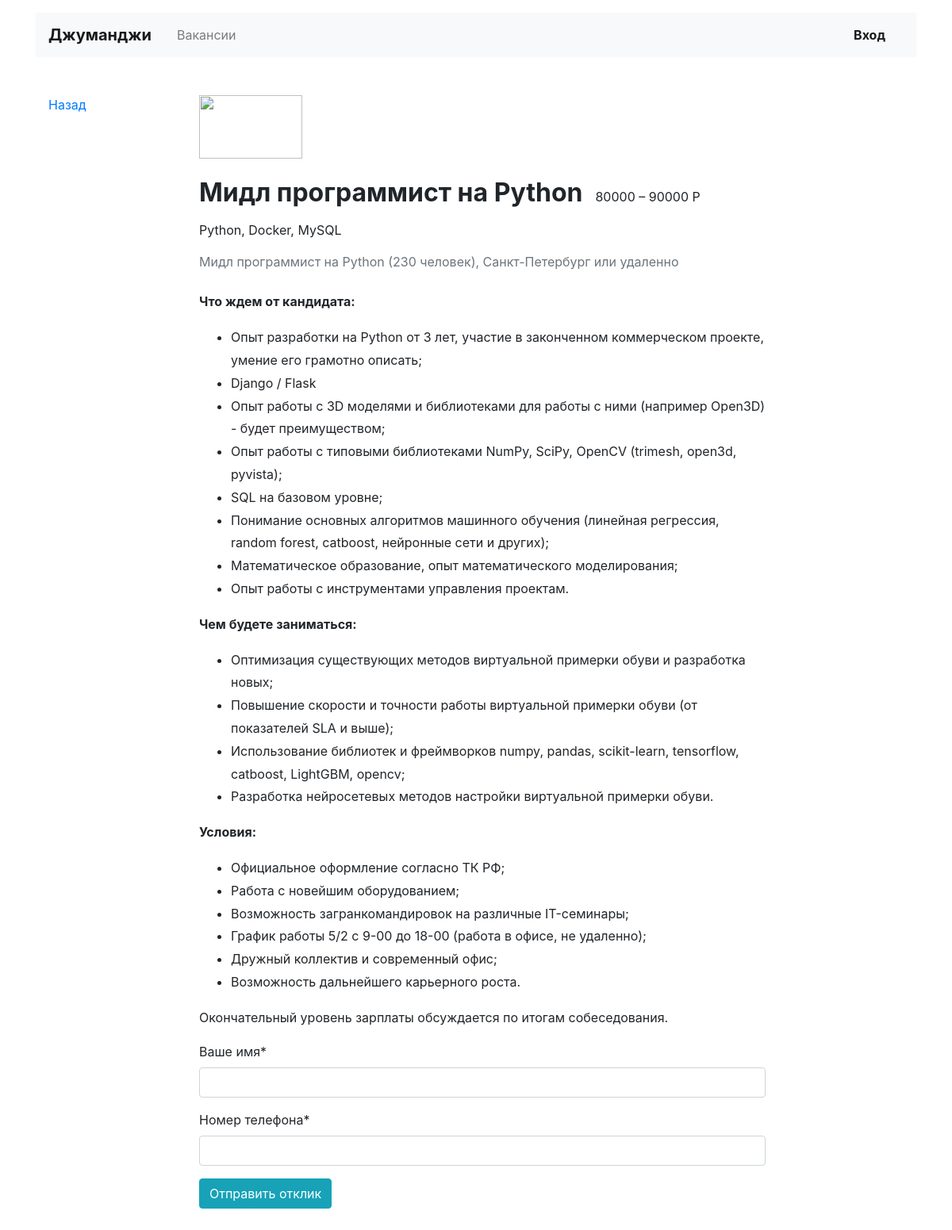
The app's page /vacancies/4/ with its own data.
### vacancies/models.py (models this page shows, shortened)
class Vacancy(models.Model):
    title = models.CharField(max_length=70)
    specialty = models.ForeignKey(Specialty, on_delete=models.CASCADE, related_name="vacancies")
    company = models.ForeignKey(Company, on_delete=models.CASCADE, related_name="vacancies")
    skills = models.CharField(max_length=80)
    description = models.TextField()
    salary_min = models.IntegerField()
    salary_max = models.IntegerField()
    published_at = models.DateField()

class Company(models.Model):
    title = models.CharField(max_length=50)
    location = models.CharField(max_length=45)
    logo = models.ImageField(upload_to=MEDIA_COMPANY_IMAGE_DIR)
    description = models.TextField()
    employee_count = models.IntegerField()
    owner = models.OneToOneField(get_user_model(), on_delete=models.CASCADE, null=True)

### vacancies/views/vacancies.py (the view, shortened to what this page needs)
# urls.py: path('vacancies/<pk>/', ApplicationSendView.as_view(), name='application_vacancy'),
class ApplicationSendView(View):
    def get(self, request, pk):
        vacancy = get_object_or_404(Vacancy, pk=pk)
        return render(request, 'vacancies/vacancy.html', context={
            'form': ApplicationSendForm,
            'vacancy': vacancy,
        })

### vacancies/templates/vacancies/vacancy.html (shortened to what this page needs)
{% extends "vacancies/base.html" %}
{% block container %}
  <link rel="stylesheet" href="https://stackpath.bootstrapcdn.com/bootstrap/4.3.1/css/bootstrap.min.css">
</head>
{% load crispy_forms_tags %}
<body>
  <header class="container mt-3">
    <nav class="navbar navbar-expand-lg navbar-light bg-light">
      <a class="navbar-brand mr-4 font-weight-bold" href="/">Джуманджи</a>
      <div class="collapse navbar-collapse justify-content-between" id="navbarNav">
        <ul class="navbar-nav col-10">
          <li class="nav-item">
            <a class="nav-link" href="{% url 'vacancies' %}">Вакансии</a>
          </li>
        </ul>
        <ul class="navbar-nav col-2 justify-content-end">
          <li class="nav-item active">
            {% if user.is_authenticated %}
              <a href="{% url 'mycompany' %}" class="nav-link font-weight-bold">{{ user.username }}</a>
            {% else %}
              <a href="{% url 'login' %}" class="nav-link font-weight-bold">Вход</a>
            {% endif %}
          </li>
        </ul>
      </div>
    </nav>
  </header>
  <main class="container mt-3 pb-5">
    <div class="row mt-5">
      <div class="col-12 col-lg-2">
        <div class="pl-3 mb-5">
          <p><a href="{% url 'vacancies' %}">Назад</a></p>
        </div>
      </div>
      <div class="col-12 col-lg-8">
        <section class="pl-3">
            <a href="#"><img src="https://place-hold.it/130x80" width="130" height="80" alt=""></a>
            <div class="d-flex align-items-baseline align-content-baseline">
              <h1 class="h2 mt-4 font-weight-bold" >{{ vacancy.title }}</h1>
              <p class="m-0 pl-3">{{ vacancy.salary_min }} – {{ vacancy.salary_max }} Р</p>
            </div>
            <p class="mt-2">{{ vacancy.skills }}</p>
            <p class="text-muted mb-4">{{ vacancy.title }} ({{ vacancy.company.employee_count }} человек), {{ vacancy.company.location }} или удаленно</p>
            <div style="line-height: 1.8;">
              {{ vacancy.description|safe }}
            </div>
            <div class="form-group">
                <form action="" method="post">
                  {{ form|crispy }}
                  <input type="submit" class="btn btn-info" value="Отправить отклик" />
                </form>
            </div>
        </section>
      </div>
    </div>
  </main>
  {% endblock %}

### records on screen
Vacancy: title "Мидл программист на Python", salary_min "80000", salary_max "90000", skills "Python, Docker, MySQL", company.employee_count "230", company.location "Санкт-Петербург", description "Что ждем от кандидата: Опыт разработки на Python от 3 лет, участие в законченном коммерческом проекте, умение его грамотно описать; Django / Flask Опыт работы с 3D моделями и библиотеками для работы с ними (например Open3D) - будет преимуществом; Опыт работы с типовыми библиотеками NumPy, SciPy, OpenCV (trimesh, open3d, pyvista); SQL на базовом уровне; Понимание основных алгоритмов машинного обучения (линейная регрессия, random forest, catboost, нейронные сети и других); Математическое образование, опыт математического моделирования; Опыт работы с инструментами управления проектам. Чем будете заниматься: Оптимизация существующих методов виртуальной примерки обуви и разработка новых;…"
